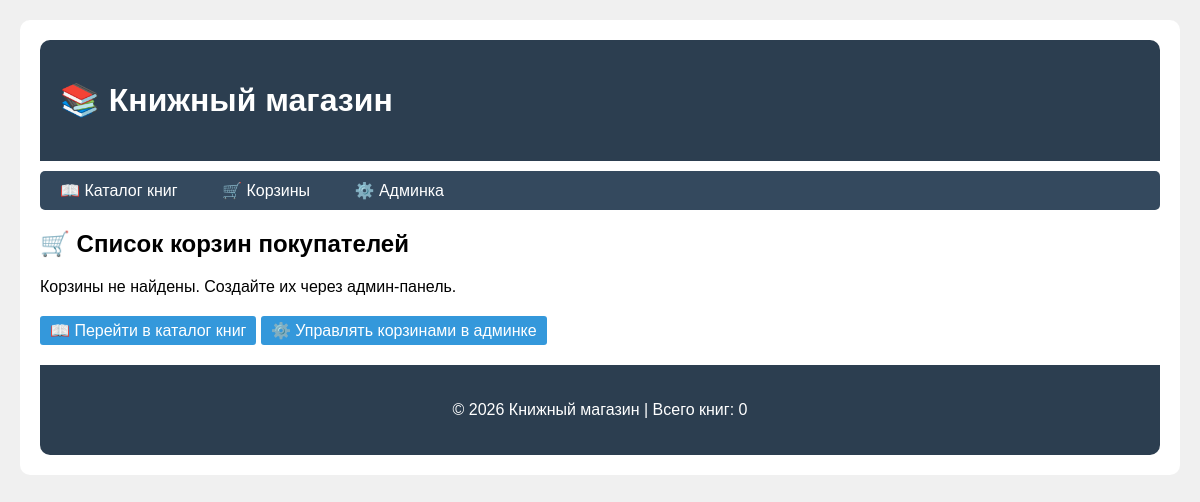
Page /carts/ on the earlier database version.
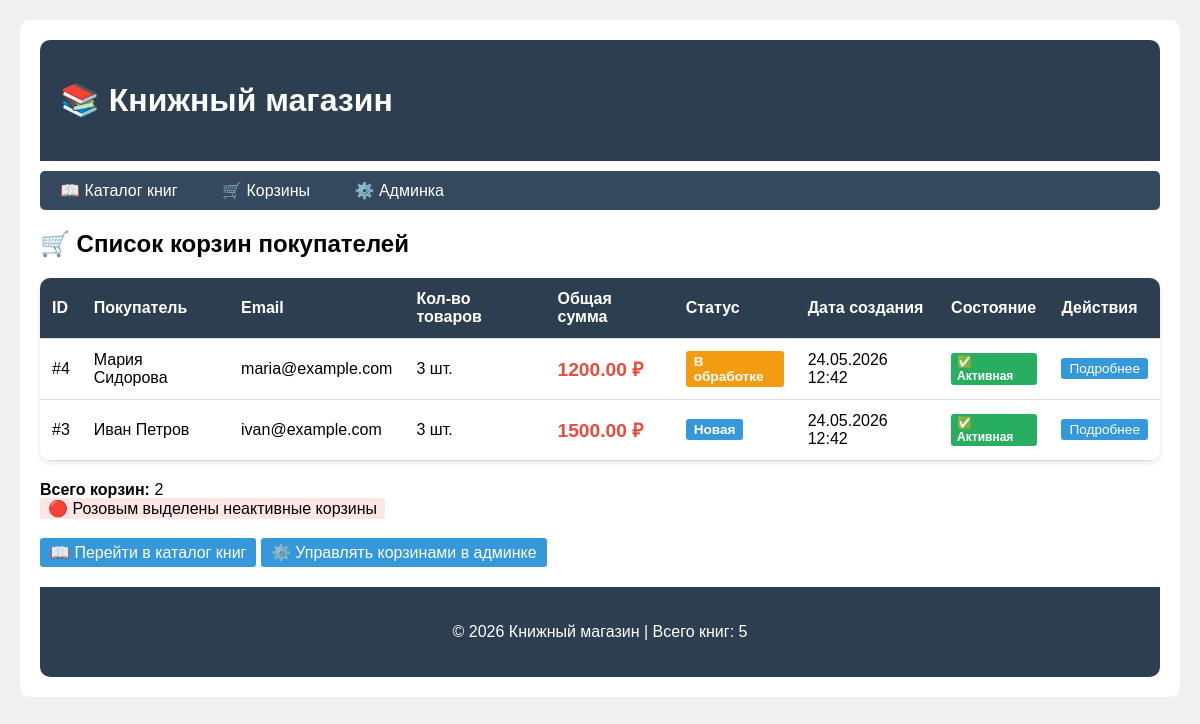
Same page on the later database version.
### catalog/models.py (models this page shows, shortened)
class Cart(models.Model):
    STATUS_CHOICES = [
        ('new', 'Новая'),
        ('processing', 'В обработке'),
        ('completed', 'Завершена'),
        ('cancelled', 'Отменена'),
    ]
    customer = models.ForeignKey(
        Customer,
        on_delete=models.CASCADE,
        related_name='carts',
        verbose_name='Покупатель'
    )
    products = models.ManyToManyField(
        Product,
        through='CartItem',
        related_name='carts',
        verbose_name='Товары'
    )
    status = models.CharField('Статус', max_length=20, choices=STATUS_CHOICES, default='new')
    created_at = models.DateTimeField('Дата создания', auto_now_add=True)
    updated_at = models.DateTimeField('Дата обновления', auto_now=True)
    def total_price(self):
        return sum(item.product.price * item.quantity for item in self.cart_items.all())
    def total_items(self):
        return sum(item.quantity for item in self.cart_items.all())
    class Meta:
        verbose_name = 'Корзина'
        verbose_name_plural = 'Корзины'
        ordering = ['-created_at']

class Customer(models.Model):
    name = models.CharField('Имя', max_length=100)
    email = models.EmailField('Email', unique=True)
    phone = models.CharField('Телефон', max_length=20, blank=True)
    address = models.TextField('Адрес', blank=True)
    registered_at = models.DateTimeField('Дата регистрации', auto_now_add=True)
    class Meta:
        verbose_name = 'Покупатель'
        verbose_name_plural = 'Покупатели'

class CartItem(models.Model):
    cart = models.ForeignKey(Cart, on_delete=models.CASCADE, related_name='cart_items')
    product = models.ForeignKey(Product, on_delete=models.CASCADE)
    quantity = models.PositiveIntegerField('Количество', default=1)
    class Meta:
        verbose_name = 'Позиция корзины'
        verbose_name_plural = 'Позиции корзин'

class Product(models.Model):
    name = models.CharField('Название', max_length=200)
    author = models.CharField('Автор', max_length=200, blank=True)  # Добавить
    publisher = models.CharField('Издательство', max_length=200, blank=True)  # Добавить
    pages = models.IntegerField('Количество страниц', default=0, blank=True)  # Добавить
    price = models.DecimalField('Цена', max_digits=10, decimal_places=2)
    description = models.TextField('Описание', blank=True)
    stock = models.IntegerField('Количество на складе', default=0)
    created_at = models.DateTimeField('Дата добавления', auto_now_add=True)
    class Meta:
        verbose_name = 'Товар'
        verbose_name_plural = 'Товары'

### catalog/views.py (the view)
# urls.py: path('carts/', views.CartListView.as_view(), name='cart_list'),  # ГЛАВНАЯ СТРАНИЦА КОРЗИН
class CartListView(ListView):
    model = Cart
    template_name = 'catalog/carts.html'
    context_object_name = 'carts'
    def get_queryset(self):
        return Cart.objects.select_related('customer').prefetch_related('products').all()

### catalog/templatetags/book_tags.py (called while the page is built)
@register.filter(name='price_format')
def price_format(value):
    try:
        return f"{float(value):.2f} ₽"
    except (ValueError, TypeError):
        return value

@register.simple_tag
def current_year():
    return datetime.now().year

@register.simple_tag
def book_count():
    from catalog.models import Product  # ИСПРАВЛЕНО: Book -> Product
    return Product.objects.count()

### templates/catalog/carts.html (shortened to what this page needs)
{% extends "base.html" %}
{% load book_tags %}
{% block content %}
<h2>🛒 Список корзин покупателей</h2>
{% if carts %}
    <table class="cart-table">
        <thead>
            <tr>
                <th>ID</th>
                <th>Покупатель</th>
                <th>Email</th>
                <th>Кол-во товаров</th>
                <th>Общая сумма</th>
                <th>Статус</th>
                <th>Дата создания</th>
                <th>Состояние</th>
                <th>Действия</th>
            </tr>
        </thead>
        <tbody>
            {% for cart in carts %}
            <tr class="{% if cart.status == 'completed' or cart.status == 'cancelled' %}inactive{% endif %}">
                <td>#{{ cart.id }}</td>
                <td>{{ cart.customer.name }}</td>
                <td>{{ cart.customer.email }}</td>
                <td>{{ cart.total_items }} шт.</td>
                <td class="price">{{ cart.total_price|price_format }}</td>
                <td>
                    <span class="status-badge status-{{ cart.status }}">
                        {{ cart.get_status_display }}
                    </span>
                </td>
                <td>{{ cart.created_at|date:"d.m.Y H:i" }}</td>
                <td>
                    {% if cart.status == 'completed' or cart.status == 'cancelled' %}
                        <span class="inactive-badge">❌ Неактивная</span>
                    {% else %}
                        <span class="active-badge">✅ Активная</span>
                    {% endif %}
                </td>
                <td>
                    <a href="{% url 'catalog:cart_detail' cart.id %}" class="btn-small">Подробнее</a>
                </td>
            </tr>
            {% endfor %}
        </tbody>
    </table>
    <p style="margin-top: 20px;">
        <strong>Всего корзин:</strong> {{ carts|length }}<br>
        <span style="background: #ffe6e6; padding: 2px 8px; border-radius: 3px;">🔴 Розовым выделены неактивные корзины</span>
    </p>
{% else %}
    <p>Корзины не найдены. Создайте их через админ-панель.</p>
{% endif %}
<div style="margin-top: 20px;">
    <a href="{% url 'catalog:book_list' %}" class="btn">📖 Перейти в каталог книг</a>
    <a href="/admin/catalog/cart/" class="btn">⚙️ Управлять корзинами в админке</a>
</div>
{% endblock %}

Differences in the rows shown:
added Cart: id "4", customer.name "Мария Сидорова", customer.email "maria@example.com", total_items "3", total_price "1200.00 ₽", status "В обработке", created_at "24.05.2026 12:42", shows "✅ Активная"
added Cart: id "3", customer.name "Иван Петров", customer.email "ivan@example.com", total_items "3", total_price "1500.00 ₽", status "Новая", created_at "24.05.2026 12:42", shows "✅ Активная"
Other differences:
{{ carts|length }}: (not shown) → "2"
text no longer shown: "0 Корзины не найдены. Создайте их через админ-панель."
text now shown: "ID Покупатель Email Кол-во товаров Общая сумма Статус Дата создания Состояние Действия Всего корзин: 🔴 Розовым выделены неактивные корзины 5"
